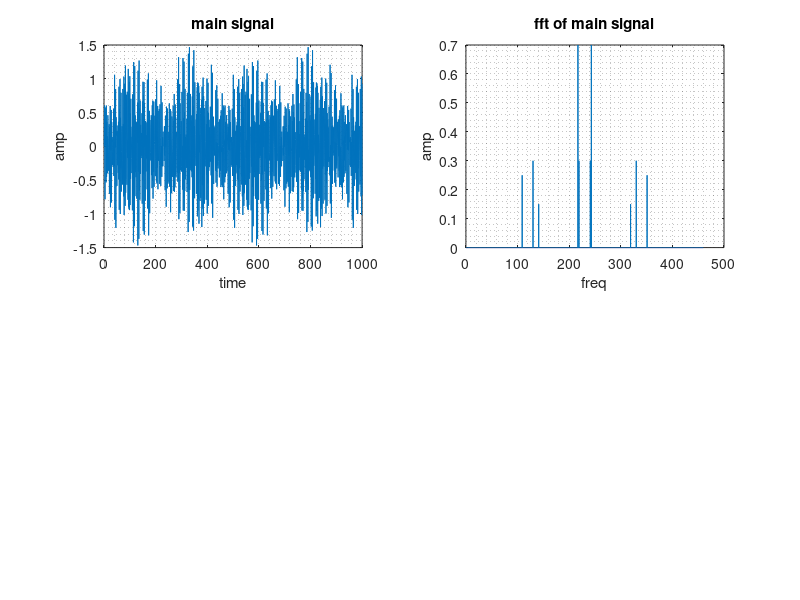

Reproduce this figure in MATLAB. (Note: this script raises an error after producing the figure.)
% sem_3_task_3_KIH_FD.m
clear;

fs = 460;   % freq
ts = 0 : 1/fs : 10-1/fs; % count sequence
N = length(ts);     % counts number

f1 = 130;
f2 = 156;
f3 = 219;

x = 0.3*sin(2*pi*f3*ts) + ...
    0.25*sin(2*pi*(f2-47)*ts) + ...
    0.3*sin(2*pi*f1*ts) + ...
    0.15*sin(2*pi*(f1+11)*ts) + ...
    0.7*sin(2*pi*(f3+24)*ts);

figure('units','normalized','outerposition',[0 0 0.5 1]);

subplot(2,2,1);
plot(x(1:1000)), hold on, grid minor;
xlabel('time');
ylabel('amp');
title('main signal');

X = abs(fft(x));
Xm = 2*abs(X)/N;
X = (0:N-1)*fs/N;

subplot(2,2,2);
plot(X, Xm), grid minor;
xlabel('freq');
ylabel('amp');
title('fft of main signal');

x_filter = filter(fs3t3,x);

subplot(2,2,3);
plot(x_filter(1:1000)), grid minor;
xlabel('time');
ylabel('amp');
title('filtered signal');

X_filter = abs(fft(x_filter));
Xm_filter = 2*abs(X_filter)/N;
X_filter = (0:N-1)*fs/N;

subplot(2,2,4);
plot(X_filter, Xm_filter), grid minor;
xlabel('freq');
ylabel('amp');
title('fft of filtered signal');
